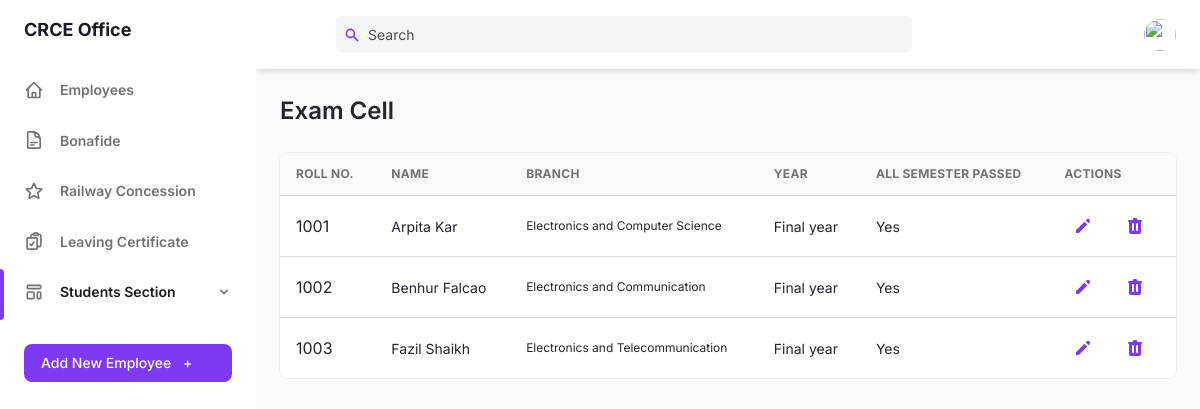
The page /teacher-portal/office/office-exam.php on the database its author committed.
### tables this page shows
CREATE TABLE IF NOT EXISTS `student_exam_map` (
  `dr` int NOT NULL AUTO_INCREMENT,
  `s_id` int NOT NULL,
  `all_sem_clear` varchar(100) DEFAULT NULL,
  `sem1_seat` varchar(100) NOT NULL,
  `sem1_marks` varchar(100) NOT NULL,
  `sem1_outoff` varchar(100) NOT NULL,
  `sem1_cgpa` varchar(100) NOT NULL,
  `sem1_month` varchar(100) NOT NULL,
  `sem2_seat` varchar(100) NOT NULL,
  `sem2_marks` varchar(100) NOT NULL,
  `sem2_outoff` varchar(100) NOT NULL,
  `sem2_cgpa` varchar(100) NOT NULL,
  `sem2_month` varchar(100) NOT NULL,
  `sem3_seat` varchar(100) NOT NULL,
  `sem3_marks` varchar(100) NOT NULL,
  `sem3_outoff` varchar(100) NOT NULL,
  `sem3_cgpa` varchar(100) NOT NULL,
  `sem3_month` varchar(100) NOT NULL,
  `sem4_seat` varchar(100) NOT NULL,
  `sem4_marks` varchar(100) NOT NULL,
  `sem4_outoff` varchar(100) NOT NULL,
  `sem4_cgpa` varchar(100) NOT NULL,
  `sem4_month` varchar(100) NOT NULL,
  `sem5_seat` varchar(100) NOT NULL,
  `sem5_marks` varchar(100) NOT NULL,
  `sem5_outoff` varchar(100) NOT NULL,
  `sem5_cgpa` varchar(100) NOT NULL,
  `sem5_month` varchar(100) NOT NULL,
  `sem6_seat` varchar(100) NOT NULL,
  `sem6_marks` varchar(100) NOT NULL,
  `sem6_outoff` varchar(100) NOT NULL,
  `sem6_cgpa` varchar(100) NOT NULL,
  `sem6_month` varchar(100) NOT NULL,
  `sem7_seat` varchar(100) NOT NULL,
  `sem7_marks` varchar(100) NOT NULL,
  `sem7_outoff` varchar(100) NOT NULL,
  `sem7_cgpa` varchar(100) NOT NULL,
  `sem7_month` varchar(100) NOT NULL,
  `sem8_seat` varchar(100) NOT NULL,
  `sem8_marks` varchar(100) NOT NULL,
  `sem8_outoff` varchar(100) NOT NULL,
  `sem8_cgpa` varchar(100) NOT NULL,
  `sem8_month` varchar(100) NOT NULL,
  PRIMARY KEY (`dr`),
  KEY `s_id` (`s_id`)
);

CREATE TABLE IF NOT EXISTS `student` (
  `s_id` int NOT NULL AUTO_INCREMENT,
  `branch` varchar(100) NOT NULL,
  `first_name` varchar(100) NOT NULL,
  `last_name` varchar(100) NOT NULL,
  `mother_name` varchar(100) NOT NULL,
  `religion` varchar(100) NOT NULL,
  `gender` varchar(100) NOT NULL,
  `dob` varchar(100) NOT NULL,
  `pob` varchar(100) NOT NULL,
  `s_email` varchar(100) NOT NULL,
  `s_pwd` varchar(100) NOT NULL,
  `phone` varchar(100) NOT NULL,
  `year` varchar(100) NOT NULL,
  `home_stn` varchar(100) NOT NULL,
  `age` varchar(100) NOT NULL,
  `ila` varchar(100) NOT NULL,
  `doa` varchar(100) NOT NULL,
  `reason` varchar(100) NOT NULL,
  `remark` varchar(100) NOT NULL,
  PRIMARY KEY (`s_id`)
);

### teacher-portal/office/office-exam.php (the view, shortened to what this page needs)
<!DOCTYPE html>
<html :class="{ 'theme-dark': dark }" x-data="data()" lang="en">
	<head>
		<link rel="stylesheet" href="./assets/css/tailwind.output.css" />
		<link rel="stylesheet" href="https://cdnjs.cloudflare.com/ajax/libs/Chart.js/2.9.3/Chart.min.css"/>
	</head>
	<body>
		<?php
			$conn = mysqli_connect("localhost", "root", "", "crce") or die(mysqli_error($conn));
			$query = "SELECT * FROM student s, student_exam_map se WHERE s.s_id= se.s_id ORDER BY se.s_id ASC";
			$data = mysqli_query($conn, $query);
		?>
		<div class="flex h-screen bg-gray-50 dark:bg-gray-900" :class="{ 'overflow-hidden': isSideMenuOpen }">
				<aside  class="z-20 hidden w-64 overflow-y-auto bg-white dark:bg-gray-800 md:block flex-shrink-0">
					<div class="py-4 text-gray-500 dark:text-gray-400">
						<a class="ml-6 text-lg font-bold text-gray-800 dark:text-gray-200" href="office-home.php">
							CRCE Office
						</a>
						<ul class="mt-6">
                            <li class="relative px-6 py-3">
								<a class="inline-flex items-center w-full text-sm font-semibold transition-colors duration-150 hover:text-gray-800 dark:hover:text-gray-200"
								    href="office-home.php">
                                    <span class="ml-4">
                                       Employees
                                    </span>
								</a>
							</li>
                            <li class="relative px-6 py-3">
								<a class="inline-flex items-center w-full text-sm font-semibold transition-colors duration-150 hover:text-gray-800 dark:hover:text-gray-200"
								    href="office-bonafide.php">
                                    <span class="ml-4">
                                        Bonafide
                                    </span>
								</a>
							</li>
                            <li class="relative px-6 py-3">
								<a class="inline-flex items-center w-full text-sm font-semibold transition-colors duration-150 hover:text-gray-800 dark:hover:text-gray-200"
								    href="office-train.php">
                                    <span class="ml-4">
                                        Railway Concession
                                    </span>
								</a>
							</li>
                            <li class="relative px-6 py-3">
								<a class="inline-flex items-center w-full text-sm font-semibold transition-colors duration-150 hover:text-gray-800 dark:hover:text-gray-200"
								    href="office-lc.php">
                                    <span class="ml-4">
                                        Leaving Certificate
                                    </span>
								</a>
							</li>
                        </ul>
                        <ul>
                            <li class="relative px-6 py-3">
                                <span class="absolute inset-y-0 left-0 w-1 bg-purple-600 rounded-tr-lg rounded-br-lg" aria-hidden="true"></span>
                                <button class="inline-flex items-center justify-between w-full text-sm font-semibold transition-colors duration-150 hover:text-gray-800 dark:hover:text-gray-200" @click="togglePagesMenu" aria-haspopup="true" >
                                    <span class="inline-flex items-center">
                                        <span class="ml-4">
                                            <a class="inline-flex items-center w-full text-sm font-semibold text-gray-800 transition-colors duration-150 hover:text-gray-800 dark:hover:text-gray-200 dark:text-gray-100">
                                                Students Section
                                            </a>
                                        </span>
                                    </span>
                                    <svg class="w-4 h-4" aria-hidden="true" fill="currentColor" viewBox="0 0 20 20">
                                        <path fill-rule="evenodd" d="M5.293 7.293a1 1 0 011.414 0L10 10.586l3.293-3.293a1 1 0 111.414 1.414l-4 4a1 1 0 01-1.414 0l-4-4a1 1 0 010-1.414z" clip-rule="evenodd"></path>
                                    </svg>
                                </button>
                            </li>
                        </ul>
						<div class="px-6 my-6">
							<button class="flex items-center justify-between w-full px-4 py-2 text-sm font-medium leading-5 text-white transition-colors duration-150 bg-purple-600 border border-transparent rounded-lg active:bg-purple-600 hover:bg-purple-700 focus:outline-none focus:shadow-outline-purple" >
								<a href="add-employee-office.php">
									Add New Employee <span class="ml-2" aria-hidden="true">+</span>
								</a>
							</button>
						</div>
					</div>
				</aside>
			<div class="flex flex-col flex-1 w-full">
				<header class="z-10 py-4 bg-white shadow-md dark:bg-gray-800">
                    <div class="container flex items-center justify-between h-full px-6 mx-auto text-purple-600 dark:text-purple-300">
                            <div class="search flex justify-center flex-1 lg:mr-32">
                                <div class="relative w-full max-w-xl mr-6 focus-within:text-purple-500">
                                    <div class="absolute inset-y-0 flex items-center pl-2">
                                        <svg class="w-4 h-4" aria-hidden="true" fill="currentColor" viewBox="0 0 20 20">
                                        <path
                                            fill-rule="evenodd"
                                            d="M8 4a4 4 0 100 8 4 4 0 000-8zM2 8a6 6 0 1110.89 3.476l4.817 4.817a1 1 0 01-1.414 1.414l-4.816-4.816A6 6 0 012 8z"
                                            clip-rule="evenodd"
                                        ></path>
                                        </svg>
                                    </div>
                                    <input
                                        class="searchTerm cd-search table-filter w-full pl-8 pr-2 text-sm text-gray-700 placeholder-gray-600 bg-gray-100 border-0 rounded-md dark:placeholder-gray-500 dark:focus:shadow-outline-gray dark:focus:placeholder-gray-600 dark:bg-gray-700 dark:text-gray-200 focus:placeholder-gray-500 focus:bg-white focus:border-purple-300 focus:outline-none focus:shadow-outline-purple form-input"
                                        type="text"
                                        placeholder="Search"
                                        aria-label="Search"
                                        id="myInput"
                                        onkeyup="myFunction()"
                                        data-table="order-table"
                                    />
                                </div>
                            </div>
                        <ul class="flex items-center flex-shrink-0 space-x-6">
                            <li class="relative">
                            <button
                                class="align-middle rounded-full focus:shadow-outline-purple focus:outline-none"
                                @click="toggleProfileMenu"
                                @keydown.escape="closeProfileMenu"
                                aria-label="Account"
                                aria-haspopup="true"
                            >
                                <img
                                class="object-cover w-8 h-8 rounded-full"
                                src="https://images.unsplash.com/photo-1502378735452-bc7d86632805?ixlib=rb-0.3.5&q=80&fm=jpg&crop=entropy&cs=tinysrgb&w=200&fit=max&s=aa3a807e1bbdfd4364d1f449eaa96d82"
                                alt=""
                                aria-hidden="true"
                                />
                            </button>
                            </li>
                        </ul>
                    </div>
				</header>
				<main class="h-full pb-16 overflow-y-auto">
					<div class="container grid px-6 mx-auto">
					<h2 class="my-6 text-2xl font-semibold text-gray-700 dark:text-gray-200"> Exam Cell</h2>
						<div class="w-full overflow-hidden rounded-lg shadow-xs">
							<div class="w-full overflow-x-auto">
								<table class="order-table w-full whitespace-no-wrap">
								<thead>
									<tr class="text-xs font-semibold tracking-wide text-left text-gray-500 uppercase border-b dark:border-gray-700 bg-gray-50 dark:text-gray-400 dark:bg-gray-800">
									<th class="px-4 py-3">Roll No.</th>
									<th class="px-4 py-3">Name</th>
									<th class="px-4 py-3">Branch</th>
									<th class="px-4 py-3">Year</th>
									<th class="px-4 py-3">All Semester Passed</th>
                                    <th class="px-4 py-3">Actions</th>
									</tr>
								</thead>
								<tbody class="bg-white divide-y dark:divide-gray-700 dark:bg-gray-800">
									<?php
										while($result = mysqli_fetch_assoc($data))
										{
                                            echo"
												<tr class='text-gray-700 dark:text-gray-400'>
													<td class='px-4 py-3'>".$result['s_id']."</td>
													<td class='px-4 py-3 text-sm'>".$result['first_name']." ".$result['last_name']."</td>
													<td class='px-4 py-3 text-xs'>".$result['branch']."</td>
													<td class='px-4 py-3 text-sm'>".$result['year']."</td>
													<td class='px-4 py-3 text-sm'>".$result['all_sem_clear']."</td>
													<td class='px-4 py-3'>
														<div class='flex items-center space-x-4 text-sm'>
															<button class='flex items-center justify-between px-2 py-2 text-sm font-medium leading-5 text-purple-600 rounded-lg dark:text-gray-400 focus:outline-none focus:shadow-outline-gray' aria-label='Edit'>
																<a href='UpdateExam.php?rollno=$result[s_id]&name=$result[first_name]'>
																	<svg class='w-5 h-5' aria-hidden='true' fill='currentColor' viewBox='0 0 20 20'>
																		<path d='M13.586 3.586a2 2 0 112.828 2.828l-.793.793-2.828-2.828.793-.793zM11.379 5.793L3 14.172V17h2.828l8.38-8.379-2.83-2.828z'></path>
																	</svg>
																</a>
															</button>
															<button class='flex items-center justify-between px-2 py-2 text-sm font-medium leading-5 text-purple-600 rounded-lg dark:text-gray-400 focus:outline-none focus:shadow-outline-gray' aria-label='Delete'>
																<svg class='w-5 h-5' aria-hidden='true' fill='currentColor' viewBox='0 0 20 20'>
																<path fill-rule='evenodd' d='M9 2a1 1 0 00-.894.553L7.382 4H4a1 1 0 000 2v10a2 2 0 002 2h8a2 2 0 002-2V6a1 1 0 100-2h-3.382l-.724-1.447A1 1 0 0011 2H9zM7 8a1 1 0 012 0v6a1 1 0 11-2 0V8zm5-1a1 1 0 00-1 1v6a1 1 0 102 0V8a1 1 0 00-1-1z' clip-rule='evenodd'></path>
																</svg>
															</button>
														</div>
													</td>
												</tr>";
										}
									?>
								</tbody>
								</table>
							</div>
						</div>
					</div>
				</main>
      		</div>
    	</div>
	</body>
</html>

### rows shown on the page
student_exam_map: s "1001", s.first_name "Arpita", s.last_name "Kar", s.branch "Electronics and Computer Science", s.year "Final year", all_sem_clear "Yes"
student_exam_map: s "1002", s.first_name "Benhur", s.last_name "Falcao", s.branch "Electronics and Communication", s.year "Final year", all_sem_clear "Yes"
student_exam_map: s "1003", s.first_name "Fazil", s.last_name "Shaikh", s.branch "Electronics and Telecommunication", s.year "Final year", all_sem_clear "Yes"
